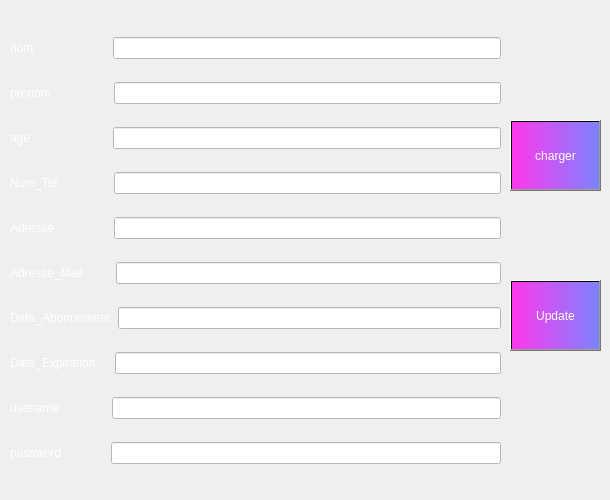
   <widget class="QWidget" name="tab">
    <attribute name="title">
     <string>User</string>
    </attribute>
    <widget class="QWidget" name="layoutWidget">
     <property name="geometry">
      <rect>
       <x>10</x>
       <y>20</y>
       <width>491</width>
       <height>471</height>
      </rect>
     </property>
     <layout class="QVBoxLayout" name="verticalLayout">
      <item>
       <layout class="QHBoxLayout" name="horizontalLayout">
        <item>
         <widget class="QLabel" name="label">
          <property name="styleSheet">
           <string notr="true">color: rgb(255, 255, 255);
font: 75 8pt &quot;Open Sans&quot;;
font: 75 10pt &quot;MS Shell Dlg 2&quot;;</string>
          </property>
          <property name="text">
           <string>nom                      </string>
          </property>
         </widget>
        </item>
        <item>
         <widget class="QLineEdit" name="lineEdit_n">
          <property name="styleSheet">
           <string notr="true">background-color: rgb(255, 255, 255);
color: rgb(0, 0, 0);</string>
          </property>
          <property name="maxLength">
           <number>10</number>
          </property>
         </widget>
        </item>
       </layout>
      </item>
      <item>
       <layout class="QHBoxLayout" name="horizontalLayout_2">
        <item>
         <widget class="QLabel" name="label_2">
          <property name="styleSheet">
           <string notr="true">color: rgb(255, 255, 255);
font: 75 8pt &quot;Open Sans&quot;;
font: 75 10pt &quot;MS Shell Dlg 2&quot;;</string>
          </property>
          <property name="text">
           <string>prenom                 </string>
          </property>
         </widget>
        </item>
        <item>
         <widget class="QLineEdit" name="lineEdit_p">
          <property name="styleSheet">
           <string notr="true">background-color: rgb(255, 255, 255);
color: rgb(0, 0, 0);</string>
          </property>
          <property name="maxLength">
           <number>10</number>
          </property>
         </widget>
        </item>
       </layout>
      </item>
      <item>
       <layout class="QHBoxLayout" name="horizontalLayout_3">
        <item>
         <widget class="QLabel" name="label_4">
          <property name="styleSheet">
           <string notr="true">color: rgb(255, 255, 255);
font: 75 8pt &quot;Open Sans&quot;;
font: 75 10pt &quot;MS Shell Dlg 2&quot;;</string>
          </property>
          <property name="text">
           <string>age                       </string>
          </property>
         </widget>
        </item>
        <item>
         <widget class="QLineEdit" name="lineEdit_a">
          <property name="styleSheet">
           <string notr="true">background-color: rgb(255, 255, 255);
color: rgb(0, 0, 0);</string>
          </property>
          <property name="maxLength">
           <number>2</number>
          </property>
         </widget>
        </item>
       </layout>
      </item>
      <item>
       <layout class="QHBoxLayout" name="horizontalLayout_6">
        <item>
         <widget class="QLabel" name="label_11">
          <property name="styleSheet">
           <string notr="true">color: rgb(255, 255, 255);
font: 75 8pt &quot;Open Sans&quot;;
font: 75 10pt &quot;MS Shell Dlg 2&quot;;</string>
          </property>
          <property name="text">
           <string>Num_Tel               </string>
          </property>
         </widget>
        </item>
        <item>
         <widget class="QLineEdit" name="lineEdit_nt">
          <property name="styleSheet">
           <string notr="true">background-color: rgb(255, 255, 255);
color: rgb(0, 0, 0);</string>
          </property>
          <property name="maxLength">
           <number>8</number>
          </property>
         </widget>
        </item>
       </layout>
      </item>
      <item>
       <layout class="QHBoxLayout" name="horizontalLayout_7">
        <item>
         <widget class="QLabel" name="label_12">
          <property name="styleSheet">
           <string notr="true">color: rgb(255, 255, 255);
font: 75 8pt &quot;Open Sans&quot;;
font: 75 10pt &quot;MS Shell Dlg 2&quot;;</string>
          </property>
          <property name="text">
           <string>Adresse                </string>
          </property>
         </widget>
        </item>
        <item>
         <widget class="QLineEdit" name="lineEdit_ad">
          <property name="styleSheet">
           <string notr="true">background-color: rgb(255, 255, 255);
color: rgb(0, 0, 0);</string>
          </property>
          <property name="maxLength">
           <number>20</number>
          </property>
         </widget>
        </item>
       </layout>
      </item>
      <item>
       <layout class="QHBoxLayout" name="horizontalLayout_8">
        <item>
         <widget class="QLabel" name="label_14">
          <property name="styleSheet">
           <string notr="true">color: rgb(255, 255, 255);
font: 75 8pt &quot;Open Sans&quot;;
font: 75 10pt &quot;MS Shell Dlg 2&quot;;</string>
          </property>
          <property name="text">
           <string>Adresse_Mail        </string>
          </property>
         </widget>
        </item>
        <item>
         <widget class="QLineEdit" name="lineEdit_adm">
          <property name="styleSheet">
           <string notr="true">background-color: rgb(255, 255, 255);
color: rgb(0, 0, 0);</string>
          </property>
          <property name="maxLength">
           <number>20</number>
          </property>
         </widget>
        </item>
       </layout>
      </item>
      <item>
       <layout class="QHBoxLayout" name="horizontalLayout_9">
        <item>
         <widget class="QLabel" name="label_13">
          <property name="styleSheet">
           <string notr="true">color: rgb(255, 255, 255);
font: 75 8pt &quot;Open Sans&quot;;
font: 75 10pt &quot;MS Shell Dlg 2&quot;;</string>
          </property>
          <property name="text">
           <string>Date_Abonnement</string>
          </property>
         </widget>
        </item>
        <item>
         <widget class="QLineEdit" name="label_ab">
          <property name="enabled">
           <bool>false</bool>
          </property>
          <property name="styleSheet">
           <string notr="true">background-color: rgb(255, 255, 255);
color: rgb(0, 0, 0);</string>
          </property>
         </widget>
        </item>
       </layout>
      </item>
      <item>
       <layout class="QHBoxLayout" name="horizontalLayout_10">
        <item>
         <widget class="QLabel" name="label_17">
          <property name="styleSheet">
           <string notr="true">color: rgb(255, 255, 255);
font: 75 8pt &quot;Open Sans&quot;;
font: 75 10pt &quot;MS Shell Dlg 2&quot;;</string>
          </property>
          <property name="text">
           <string>Date_Expiration    </string>
          </property>
         </widget>
        </item>
        <item>
         <widget class="QLineEdit" name="label_ex">
          <property name="enabled">
           <bool>false</bool>
          </property>
          <property name="styleSheet">
           <string notr="true">background-color: rgb(255, 255, 255);
color: rgb(0, 0, 0);</string>
          </property>
         </widget>
        </item>
       </layout>
      </item>
      <item>
       <layout class="QHBoxLayout" name="horizontalLayout_4">
        <item>
         <widget class="QLabel" name="label_3">
          <property name="styleSheet">
           <string notr="true">color: rgb(255, 255, 255);
font: 75 8pt &quot;Open Sans&quot;;
font: 75 10pt &quot;MS Shell Dlg 2&quot;;</string>
          </property>
          <property name="text">
           <string>usename              </string>
          </property>
         </widget>
        </item>
        <item>
         <widget class="QLineEdit" name="label_u">
          <property name="enabled">
           <bool>false</bool>
          </property>
          <property name="styleSheet">
           <string notr="true">background-color: rgb(255, 255, 255);
color: rgb(0, 0, 0);</string>
          </property>
         </widget>
        </item>
       </layout>
      </item>
      <item>
       <layout class="QHBoxLayout" name="horizontalLayout_5">
        <item>
         <widget class="QLabel" name="label_5">
          <property name="styleSheet">
           <string notr="true">color: rgb(255, 255, 255);
font: 75 8pt &quot;Open Sans&quot;;
font: 75 10pt &quot;MS Shell Dlg 2&quot;;
</string>
          </property>
          <property name="text">
           <string>password             </string>
          </property>
         </widget>
        </item>
        <item>
         <widget class="QLineEdit" name="lineEdit_pa">
          <property name="styleSheet">
           <string notr="true">background-color: rgb(255, 255, 255);
color: rgb(0, 0, 0);</string>
          </property>
          <property name="maxLength">
           <number>20</number>
          </property>
         </widget>
        </item>
       </layout>
      </item>
     </layout>
    </widget>
    <widget class="QPushButton" name="pushButton">
     <property name="geometry">
      <rect>
       <x>510</x>
       <y>280</y>
       <width>91</width>
       <height>71</height>
      </rect>
     </property>
     <property name="styleSheet">
      <string notr="true">background-color: qlineargradient(spread:pad, x1:0, y1:0, x2:1, y2:0, stop:0 rgba(255, 56, 236, 255), stop:1 rgba(124, 131, 255, 255));
font: 75 10pt &quot;Algerian&quot;;
color: rgb(255, 255, 255);</string>
     </property>
     <property name="text">
      <string>Update</string>
     </property>
    </widget>
    <widget class="QPushButton" name="pushButton_2">
     <property name="geometry">
      <rect>
       <x>510</x>
       <y>120</y>
       <width>91</width>
       <height>71</height>
      </rect>
     </property>
     <property name="styleSheet">
      <string notr="true">background-color: qlineargradient(spread:pad, x1:0, y1:0, x2:1, y2:0, stop:0 rgba(255, 56, 236, 255), stop:1 rgba(124, 131, 255, 255));
font: 75 10pt &quot;Algerian&quot;;
color: rgb(255, 255, 255);</string>
     </property>
     <property name="text">
      <string>charger</string>
     </property>
    </widget>
   </widget>
